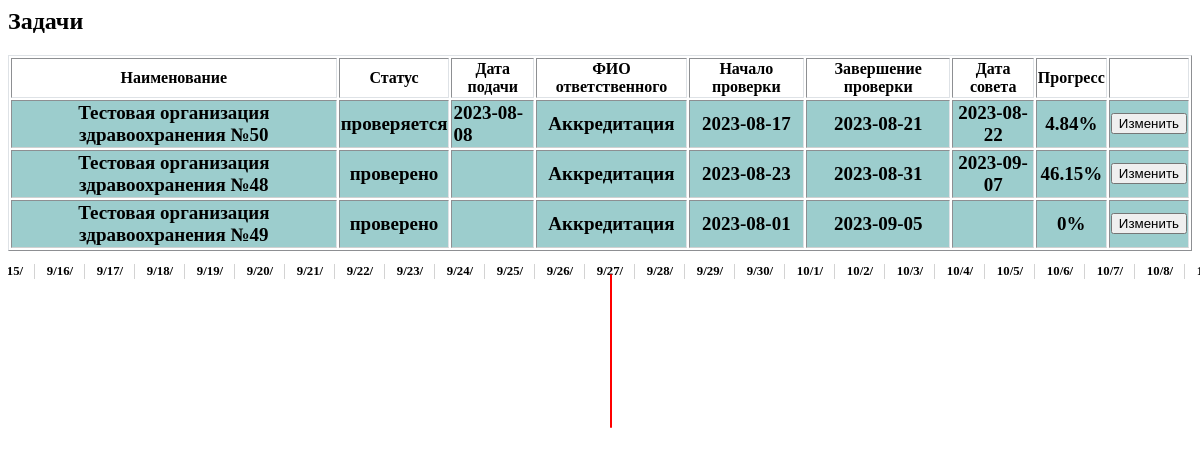
Page /modules/accred_tasks/tasks_accred.php (signed in) on the committed database.
### tables this page shows
CREATE TABLE `applications` (
  `id_application` int NOT NULL,
  `naim` varchar(255) DEFAULT NULL,
  `sokr_naim` varchar(255) DEFAULT NULL,
  `unp` varchar(255) DEFAULT NULL,
  `ur_adress` varchar(255) DEFAULT NULL,
  `tel` varchar(255) DEFAULT NULL,
  `email` varchar(255) DEFAULT NULL,
  `rukovoditel` text,
  `predstavitel` text,
  `soprovod_pismo` text,
  `copy_rasp` text,
  `org_structure` text,
  `ucomplect` text,
  `tech_osn` text,
  `id_user` int NOT NULL,
  `id_status` int DEFAULT NULL,
  `date_send` date DEFAULT NULL,
  `date_accept` date DEFAULT NULL,
  `date_complete` date DEFAULT NULL,
  `date_council` date DEFAULT NULL,
  `fileReport` varchar(555) DEFAULT NULL,
  `fileReportSamoocenka` varchar(555) DEFAULT NULL,
  `activ_cursor` tinyint(1) DEFAULT NULL,
  `id_responsible` int DEFAULT NULL,
  `ProtokolSoveta` varchar(555) DEFAULT NULL,
  `ZaklSoveta` varchar(555) DEFAULT NULL,
  `PlanDateSoveta` date DEFAULT NULL,
  `ReshenieSoveta` text,
  `SrokResheniaSoveta` date DEFAULT NULL,
  `infDorabotkiFile` varchar(555) DEFAULT NULL,
  `dateInputDorabotki` date DEFAULT NULL
);

CREATE TABLE `users` (
  `id_user` int NOT NULL,
  `username` varchar(255) NOT NULL,
  `login` varchar(255) NOT NULL,
  `password` varchar(255) NOT NULL,
  `id_role` int NOT NULL,
  `online` varchar(255) DEFAULT NULL,
  `last_act` varchar(255) DEFAULT NULL,
  `last_time_online` varchar(255) DEFAULT NULL,
  `last_page` varchar(255) DEFAULT NULL,
  `oblast` int DEFAULT NULL,
  `predsedatel` tinyint(1) DEFAULT NULL,
  `secretar` tinyint(1) DEFAULT NULL,
  `sotrudnik_MA` tinyint(1) DEFAULT NULL,
  `ne_sotrudnik_MA` tinyint(1) DEFAULT NULL,
  `doctor_expert` tinyint(1) DEFAULT NULL
);

CREATE TABLE `status` (
  `id_status` int NOT NULL,
  `name_status` varchar(255) NOT NULL
);

### modules/accred_tasks/tasks_accred.php (the view, shortened to what this page needs)
<link rel="stylesheet" href="modules/accred_tasks/tasks_accred.css">
    <div class="content-wrapper">
            <h2 class="text-dark font-weight-bold mb-2"> Задачи </h2>
            <div class="row">
                <div class="col-12 grid-margin">
                    <div class="card">
                        <div class="card-body">
                            <table border="1" style="border-color: #dee2e6; width: 100%">
                                <thead>
                                    <th> Наименование</th>
                                    <th>Статус</th>
                                    <th>Дата подачи</th>
                                    <th>ФИО ответственного</th>
                                    <th>Начало проверки</th>
                                    <th>Завершение проверки</th>
                                    <th>Дата совета</th>
                                    <th>Прогресс</th>
                                    <th></th>
                                </thead>
                                <tbody>
                                <?php
                                $id_user = $_COOKIE['id_user'];
                                $query = "SELECT u1.username as preds,a.*, u.username, s.name_status, a.id_application as app_id
                                                                FROM applications a
                                                                left outer join status s on a.id_status=s.id_status
                                                                left outer join users u on a.id_user =u.id_user
                                                                left outer join users u1 on a.id_responsible =u1.id_user
                                                                left outer join users u2 on u2.id_user='$id_user'
                                                                where (a.id_status = 3 or a.id_status = 4) and
                                                                         ((u2.id_role < 3 )
                                                                        or (u2.id_role > 3 and u.oblast=u2.id_role ))";
                                $result=mysqli_query($con, $query) or die ( mysqli_error($con));
                                for ($data = []; $row = mysqli_fetch_assoc($result); $data[] = $row);
                                foreach ($data as $app) {
                                    $app_id = $app['app_id'];
                                    ?>
                                    <tr class="question" id="<?= $app_id?>" style=" background-color: #9CCDCD; ">
                                        <td onclick="collapsTable(<?= $app_id?>)" style="cursor: pointer;text-align: center" ><?= $app['username']?> №<?= $app_id ?></td>
                                        <td style ="text-align: center"><?= $app['name_status']?></td>
                                        <td><?= $app['date_send']?></td>
                                        <td style ="text-align: center"><?= $app['preds']?></td>
                                        <td id="date_accept_<?= $app_id?>" style ="text-align: center"><?=$app['date_accept']?></td>
                                        <td id="date_complete_<?= $app_id?>" style ="text-align: center"><?=$app['date_complete']?></td>
                                        <td id="date_council_<?= $app_id?>" style ="text-align: center"><?=$app['date_council']?></td>
                                        <td style ="text-align: center">progress</td>
                                        <td style ="text-align: center"><button class="btn btn-success" onclick="showModal('<?= $app_id?>')">Изменить</button></td>
                                    </tr>
                                    <?php
                                }
                                ?>
                                </tbody>
                            </table>
                    </div>
                </div>
        </div>
        <div class="chart-wrapper" style="width: 100%; overflow: auto" >
            <div style="display: flex; position: relative; z-index: 100; top:-25px">
                <ul class="chart-bars "  id = "nowDate" style="margin: 0">
                    <li data-duration="" data-color="red" id = "nowDateli"
                        style="margin: 0; position: absolute; padding: 1px;  width: 0; height: 0px; z-index: 1"></li>
                </ul>
            </div>
        </div>
    </div>
    </div>

### modules/accred_tasks/tasks_accred.css (style rules this page uses)
.question { padding: 5px 20px; border-bottom: 1px solid #d1d1d1; max-width: 100%; margin-bottom: 10px; width: 100%; text-align: left; font-size: 19px; font-weight: 600; }
ul { list-style: none; }
.chart-wrapper { max-width: 100%; padding: 0 10px; margin: 0 auto; }
.chart-wrapper .chart-bars li { position: relative; color: var(--white); margin-bottom: 15px; font-size: 12px; border-radius: 20px; padding: 5px 20px; width: 0; opacity: 0; transition: all 0.65s linear 0.2s; }

### rows in the picture
applications: id_user.username "Тестовая организация здравоохранения", id_application "50", id_status.name_status "проверяется", date_send "2023-08-08", id_responsible.username "Аккредитация", date_accept "2023-08-17", date_complete "2023-08-21", date_council "2023-08-22"
applications: id_user.username "Тестовая организация здравоохранения", id_application "48", id_status.name_status "проверено", id_responsible.username "Аккредитация", date_accept "2023-08-23", date_complete "2023-08-31", date_council "2023-09-07"
applications: id_user.username "Тестовая организация здравоохранения", id_application "49", id_status.name_status "проверено", id_responsible.username "Аккредитация", date_accept "2023-08-01", date_complete "2023-09-05"
